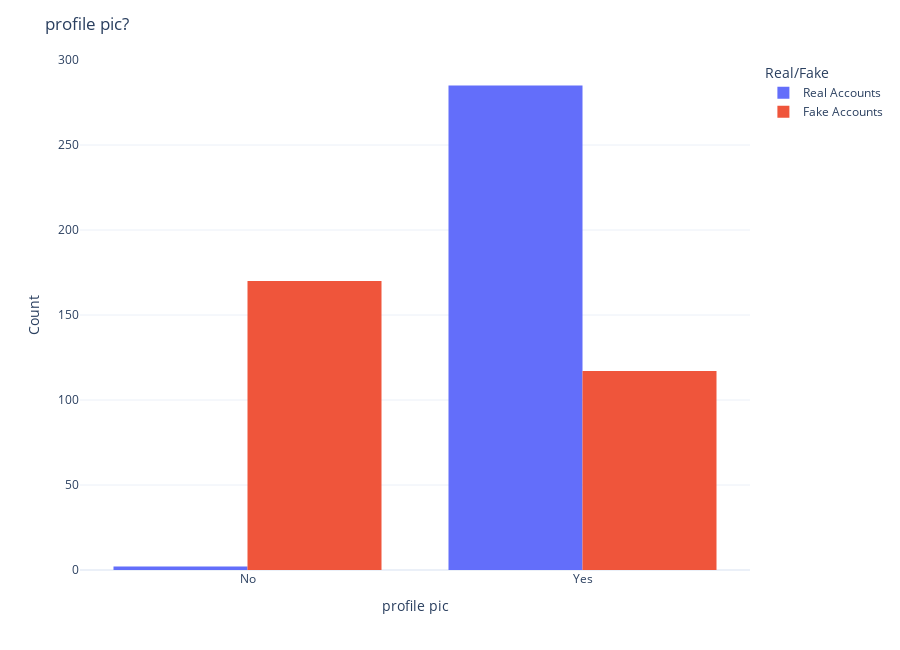
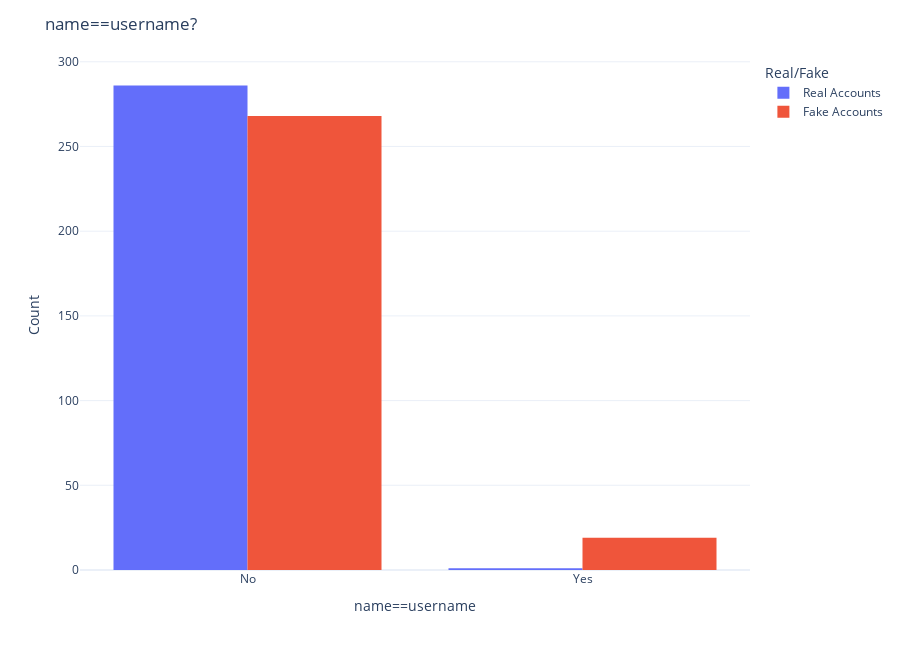
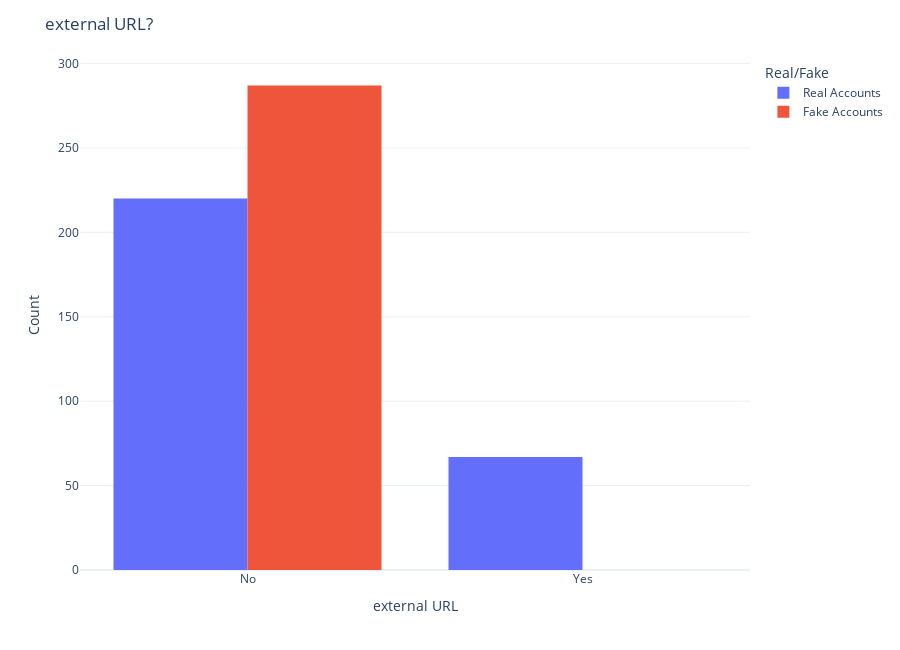
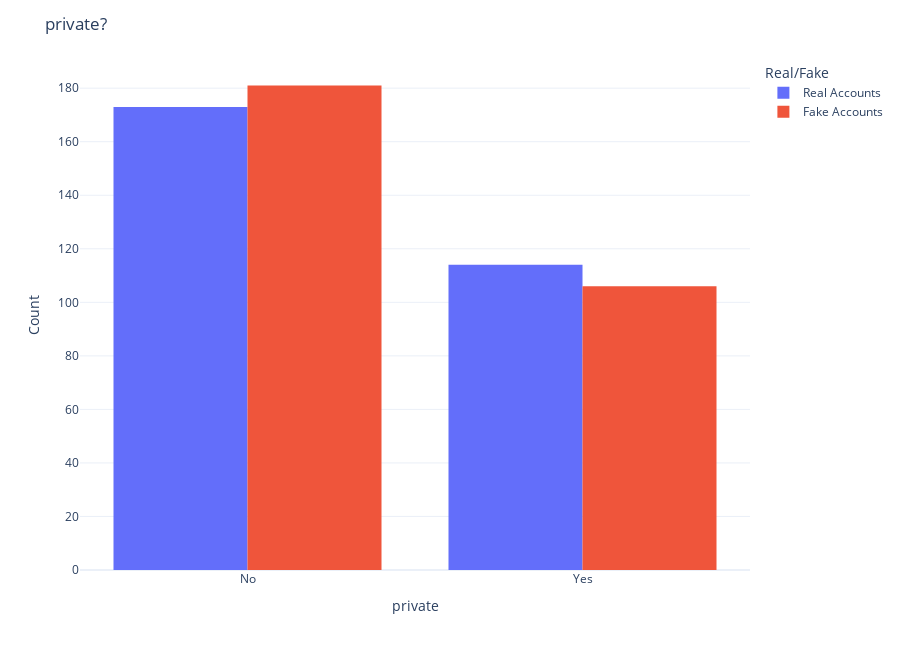

Write notebook code for charts like these, in order.
### Code cell
create_barplots(train,legend_df)

### Figure 1 — Plotly figure (JSON) as saved in the notebook; plotly's stock layout.template omitted (floating-point values rounded to 4 significant figures; data arrays with more than 128 entries replaced by an {"elided": "..."} marker saying what was removed)
{"data": [{"alignmentgroup": "True", "bingroup": "x", "hovertemplate": "Real/Fake=Real Accounts<br>profile pic=%{x}<br>count=%{y}<extra></extra>", "legendgroup": "Real Accounts", "marker": {"color": "#636EFA", "pattern": {"shape": ""}}, "name": "Real Accounts", "offsetgroup": "Real Accounts", "orientation": "v", "showlegend": true, "type": "histogram", "x": {"elided": "287 int values"}, "xaxis": "x", "yaxis": "y"}, {"alignmentgroup": "True", "bingroup": "x", "hovertemplate": "Real/Fake=Fake Accounts<br>profile pic=%{x}<br>count=%{y}<extra></extra>", "legendgroup": "Fake Accounts", "marker": {"color": "#EF553B", "pattern": {"shape": ""}}, "name": "Fake Accounts", "offsetgroup": "Fake Accounts", "orientation": "v", "showlegend": true, "type": "histogram", "x": {"elided": "287 int values"}, "xaxis": "x", "yaxis": "y"}], "layout": {"barmode": "group", "height": 650, "legend": {"title": {"text": "Real/Fake"}, "tracegroupgap": 0}, "margin": {"t": 60}, "title": {"text": "profile pic?"}, "xaxis": {"anchor": "y", "domain": [0, 1], "tickmode": "array", "ticktext": ["No", "Yes"], "tickvals": [0, 1], "title": {"text": "profile pic"}}, "yaxis": {"anchor": "x", "domain": [0, 1], "title": {"text": "Count"}}}}

### Figure 2 — Plotly figure (JSON) as saved in the notebook; plotly's stock layout.template omitted (floating-point values rounded to 4 significant figures; data arrays with more than 128 entries replaced by an {"elided": "..."} marker saying what was removed)
{"data": [{"alignmentgroup": "True", "bingroup": "x", "hovertemplate": "Real/Fake=Real Accounts<br>name==username=%{x}<br>count=%{y}<extra></extra>", "legendgroup": "Real Accounts", "marker": {"color": "#636EFA", "pattern": {"shape": ""}}, "name": "Real Accounts", "offsetgroup": "Real Accounts", "orientation": "v", "showlegend": true, "type": "histogram", "x": {"elided": "287 int values"}, "xaxis": "x", "yaxis": "y"}, {"alignmentgroup": "True", "bingroup": "x", "hovertemplate": "Real/Fake=Fake Accounts<br>name==username=%{x}<br>count=%{y}<extra></extra>", "legendgroup": "Fake Accounts", "marker": {"color": "#EF553B", "pattern": {"shape": ""}}, "name": "Fake Accounts", "offsetgroup": "Fake Accounts", "orientation": "v", "showlegend": true, "type": "histogram", "x": {"elided": "287 int values"}, "xaxis": "x", "yaxis": "y"}], "layout": {"barmode": "group", "height": 650, "legend": {"title": {"text": "Real/Fake"}, "tracegroupgap": 0}, "margin": {"t": 60}, "title": {"text": "name==username?"}, "xaxis": {"anchor": "y", "domain": [0, 1], "tickmode": "array", "ticktext": ["No", "Yes"], "tickvals": [0, 1], "title": {"text": "name==username"}}, "yaxis": {"anchor": "x", "domain": [0, 1], "title": {"text": "Count"}}}}

### Figure 3 — Plotly figure (JSON) as saved in the notebook; plotly's stock layout.template omitted (floating-point values rounded to 4 significant figures; data arrays with more than 128 entries replaced by an {"elided": "..."} marker saying what was removed)
{"data": [{"alignmentgroup": "True", "bingroup": "x", "hovertemplate": "Real/Fake=Real Accounts<br>external URL=%{x}<br>count=%{y}<extra></extra>", "legendgroup": "Real Accounts", "marker": {"color": "#636EFA", "pattern": {"shape": ""}}, "name": "Real Accounts", "offsetgroup": "Real Accounts", "orientation": "v", "showlegend": true, "type": "histogram", "x": {"elided": "287 int values"}, "xaxis": "x", "yaxis": "y"}, {"alignmentgroup": "True", "bingroup": "x", "hovertemplate": "Real/Fake=Fake Accounts<br>external URL=%{x}<br>count=%{y}<extra></extra>", "legendgroup": "Fake Accounts", "marker": {"color": "#EF553B", "pattern": {"shape": ""}}, "name": "Fake Accounts", "offsetgroup": "Fake Accounts", "orientation": "v", "showlegend": true, "type": "histogram", "x": {"elided": "287 int values"}, "xaxis": "x", "yaxis": "y"}], "layout": {"barmode": "group", "height": 650, "legend": {"title": {"text": "Real/Fake"}, "tracegroupgap": 0}, "margin": {"t": 60}, "title": {"text": "external URL?"}, "xaxis": {"anchor": "y", "domain": [0, 1], "tickmode": "array", "ticktext": ["No", "Yes"], "tickvals": [0, 1], "title": {"text": "external URL"}}, "yaxis": {"anchor": "x", "domain": [0, 1], "title": {"text": "Count"}}}}

### Figure 4 — Plotly figure (JSON) as saved in the notebook; plotly's stock layout.template omitted (floating-point values rounded to 4 significant figures; data arrays with more than 128 entries replaced by an {"elided": "..."} marker saying what was removed)
{"data": [{"alignmentgroup": "True", "bingroup": "x", "hovertemplate": "Real/Fake=Real Accounts<br>private=%{x}<br>count=%{y}<extra></extra>", "legendgroup": "Real Accounts", "marker": {"color": "#636EFA", "pattern": {"shape": ""}}, "name": "Real Accounts", "offsetgroup": "Real Accounts", "orientation": "v", "showlegend": true, "type": "histogram", "x": {"elided": "287 int values"}, "xaxis": "x", "yaxis": "y"}, {"alignmentgroup": "True", "bingroup": "x", "hovertemplate": "Real/Fake=Fake Accounts<br>private=%{x}<br>count=%{y}<extra></extra>", "legendgroup": "Fake Accounts", "marker": {"color": "#EF553B", "pattern": {"shape": ""}}, "name": "Fake Accounts", "offsetgroup": "Fake Accounts", "orientation": "v", "showlegend": true, "type": "histogram", "x": {"elided": "287 int values"}, "xaxis": "x", "yaxis": "y"}], "layout": {"barmode": "group", "height": 650, "legend": {"title": {"text": "Real/Fake"}, "tracegroupgap": 0}, "margin": {"t": 60}, "title": {"text": "private?"}, "xaxis": {"anchor": "y", "domain": [0, 1], "tickmode": "array", "ticktext": ["No", "Yes"], "tickvals": [0, 1], "title": {"text": "private"}}, "yaxis": {"anchor": "x", "domain": [0, 1], "title": {"text": "Count"}}}}
